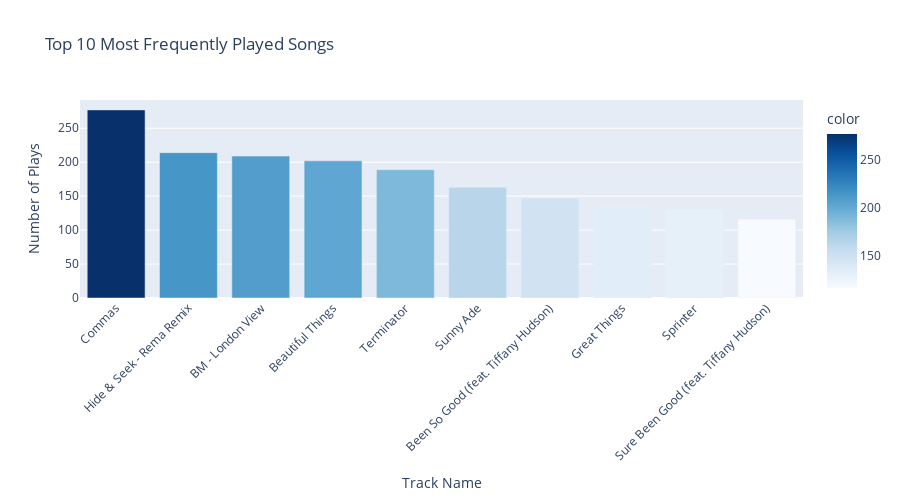

Write notebook code for a chart like this one.
### Markdown cell above
### 3.4 EDA Visualization 1: Top 10 Most Played Songs

One of the most straightforward questions we can ask of our listening history is: **Which songs have I played the most?** This gives us a sense of my most frequent listens.

To answer this, we'll count the number of times each track appears in our dataset and visualize the top 10 results as a bar chart.

### Code cell
# Count play frequency for each track
track_play_counts = df_cleaned['track_name'].value_counts().nlargest(10)

# Create bar chart
fig_top_songs = px.bar(
    x=track_play_counts.index,
    y=track_play_counts.values,
    labels={'x': 'Track Name', 'y': 'Number of Plays'},
    title='Top 10 Most Frequently Played Songs',
    color=track_play_counts.values,
    color_continuous_scale='Blues'
)

fig_top_songs.update_layout(
    xaxis_tickangle=-45,
    height=500,
    showlegend=False
)

fig_top_songs.show()

print("\nTop 10 Songs by Play Count:")
for i, (track, count) in enumerate(track_play_counts.items(), 1):
    print(f"  {i:2d}. {track}: {count} plays")

### Figure 1 — Plotly figure (JSON) as saved in the notebook; plotly's stock layout.template omitted (floating-point values rounded to 4 significant figures)
{"data": [{"hovertemplate": "Track Name=%{x}<br>Number of Plays=%{y}<br>color=%{marker.color}<extra></extra>", "legendgroup": "", "marker": {"color": [277, 214, 209, 202, 189, 163, 147, 134, 130, 116], "coloraxis": "coloraxis", "pattern": {"shape": ""}}, "name": "", "orientation": "v", "showlegend": false, "textposition": "auto", "type": "bar", "x": ["Commas", "Hide & Seek - Rema Remix", "BM - London View", "Beautiful Things", "Terminator", "Sunny Ade", "Been So Good (feat. Tiffany Hudson)", "Great Things", "Sprinter", "Sure Been Good (feat. Tiffany Hudson)"], "xaxis": "x", "y": [277, 214, 209, 202, 189, 163, 147, 134, 130, 116], "yaxis": "y"}], "layout": {"barmode": "relative", "coloraxis": {"colorbar": {"title": {"text": "color"}}, "colorscale": [[0, "rgb(247,251,255)"], [0.125, "rgb(222,235,247)"], [0.25, "rgb(198,219,239)"], [0.375, "rgb(158,202,225)"], [0.5, "rgb(107,174,214)"], [0.625, "rgb(66,146,198)"], [0.75, "rgb(33,113,181)"], [0.875, "rgb(8,81,156)"], [1, "rgb(8,48,107)"]]}, "height": 500, "legend": {"tracegroupgap": 0}, "showlegend": false, "title": {"text": "Top 10 Most Frequently Played Songs"}, "xaxis": {"anchor": "y", "domain": [0, 1], "tickangle": -45, "title": {"text": "Track Name"}}, "yaxis": {"anchor": "x", "domain": [0, 1], "title": {"text": "Number of Plays"}}}}
